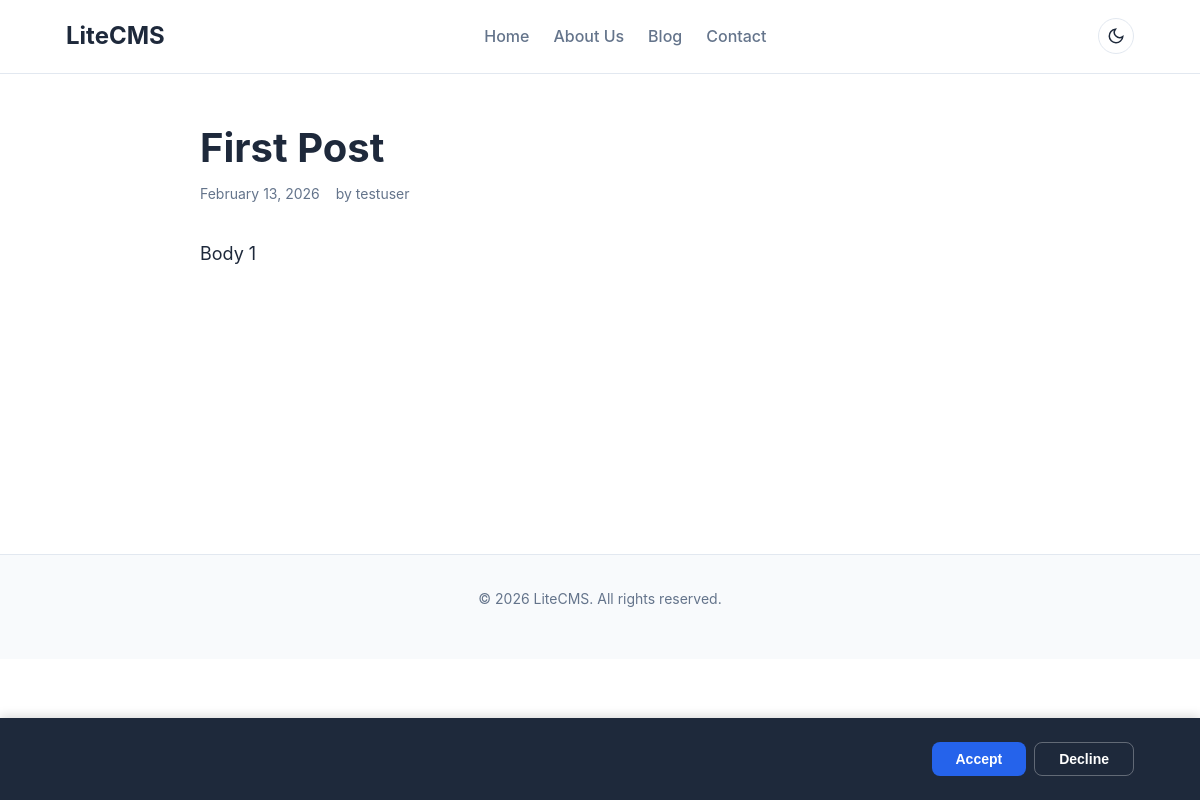
/blog/first-post, run on the app's committed database.
### tables this page shows
CREATE TABLE content (
    id INTEGER PRIMARY KEY AUTOINCREMENT,
    type VARCHAR(50) NOT NULL DEFAULT 'page',
    title VARCHAR(255) NOT NULL,
    slug VARCHAR(255) NOT NULL UNIQUE,
    body TEXT NOT NULL DEFAULT '',
    excerpt TEXT,
    status VARCHAR(20) NOT NULL DEFAULT 'draft' CHECK (status IN ('draft', 'published', 'archived')),
    author_id INTEGER NOT NULL,
    template VARCHAR(100),
    sort_order INTEGER NOT NULL DEFAULT 0,
    meta_title VARCHAR(255),
    meta_description TEXT,
    featured_image VARCHAR(500),
    created_at DATETIME DEFAULT CURRENT_TIMESTAMP,
    updated_at DATETIME DEFAULT CURRENT_TIMESTAMP,
    published_at DATETIME, editor_mode VARCHAR(20) NOT NULL DEFAULT 'html', layout_template_id INTEGER REFERENCES layout_templates(id) ON DELETE SET NULL, design_file VARCHAR(500) DEFAULT NULL, theme_override VARCHAR(50) DEFAULT NULL,
    FOREIGN KEY (author_id) REFERENCES users(id)
);

CREATE TABLE users (
    id INTEGER PRIMARY KEY AUTOINCREMENT,
    username VARCHAR(50) NOT NULL UNIQUE,
    email VARCHAR(255) NOT NULL UNIQUE,
    password_hash VARCHAR(255) NOT NULL,
    role VARCHAR(20) NOT NULL DEFAULT 'editor' CHECK (role IN ('admin', 'editor')),
    created_at DATETIME DEFAULT CURRENT_TIMESTAMP,
    updated_at DATETIME DEFAULT CURRENT_TIMESTAMP
);

### templates/public/blog-post.php (the view, shortened to what the rows shown need)
<article class="blog-post">
    <header class="post-header">
        <h1><?= $this->e($content['title']) ?></h1>
        <div class="post-meta">
            <time datetime="<?= $this->e($content['published_at'] ?? $content['created_at']) ?>">
                <?= date('F j, Y', strtotime($content['published_at'] ?? $content['created_at'])) ?>
            </time>
            <span class="post-author">by <?= $this->e($content['author_name'] ?? 'Unknown') ?></span>
        </div>
    </header>
    <div class="post-content">
        <?= $content['body'] ?>
    </div>
</article>

### templates/public/layout.php (shortened to what the rows shown need)
<!DOCTYPE html>
<html lang="en" data-theme-mode="<?= $this->e($activeTheme ?? 'light') ?>">
<head>
    <link rel="stylesheet" href="/assets/css/style.css">
</head>
<body data-theme-mode="<?= $this->e($activeTheme ?? 'light') ?>"<?php if (!empty($themeOverride)): ?> data-theme-override="<?= $this->e($themeOverride) ?>"<?php endif; ?> data-default-theme="<?= $this->e($defaultTheme ?? 'light') ?>"<?php if (!empty($gaId)): ?> data-ga-id="<?= $this->e($gaId) ?>"<?php endif; ?>>
<?php
    $lt = $layoutTemplate ?? [];
    $headerVisible = ((int)($lt['header_visible'] ?? 1)) === 1;
    $headerMode = $lt['header_mode'] ?? 'standard';
    $headerHeight = $lt['header_height'] ?? 'auto';
?>
<?php if ($headerVisible): ?>
    <header class="site-header"<?= ($headerHeight !== 'auto') ? ' style="height:' . $this->e($headerHeight) . '"' : '' ?>>
<?php if ($headerMode === 'block' && !empty($headerBlockHtml)): ?>
        <?= $headerBlockHtml ?>
<?php else: ?>
        <div class="container">
            <nav class="site-nav" aria-label="Main navigation">
                <ul class="nav-list">
<?php if (!empty($navPages)): ?>
<?php foreach ($navPages as $navPage): ?>
                    <li<?= (($currentSlug ?? '') === $navPage['slug']) ? ' class="active"' : '' ?>><a href="/<?= $this->e($navPage['slug']) ?>"><?= $this->e($navPage['title']) ?></a></li>
<?php endforeach; ?>
<?php endif; ?>
                </ul>
            </nav>
        </div>
<?php endif; ?>
    </header>
<?php endif; ?>
    <main class="site-main">
        <div class="container">
<?= $this->content() ?>
        </div>
    </main>
</body>
</html>

### data on the page
content: title "About Us"
content: title "First Post", published_at+created_at "February 13, 2026", author.username "testuser", body "Body 1"

### other printed values
$this->e($siteName ?? 'LiteCMS') "LiteCMS"
